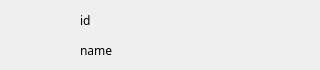
<?xml version="1.0" encoding="UTF-8"?>
<ui version="4.0">
 <class>GroupItem</class>
 <widget class="QWidget" name="GroupItem">
  <property name="geometry">
   <rect>
    <x>0</x>
    <y>0</y>
    <width>320</width>
    <height>70</height>
   </rect>
  </property>
  <property name="minimumSize">
   <size>
    <width>320</width>
    <height>70</height>
   </size>
  </property>
  <property name="maximumSize">
   <size>
    <width>320</width>
    <height>70</height>
   </size>
  </property>
  <property name="windowTitle">
   <string>Form</string>
  </property>
  <widget class="QPushButton" name="pb_icon">
   <property name="geometry">
    <rect>
     <x>0</x>
     <y>0</y>
     <width>71</width>
     <height>71</height>
    </rect>
   </property>
   <property name="text">
    <string/>
   </property>
   <property name="icon">
    <iconset resource="Res.qrc">
     <normaloff>:/res/head.jpg</normaloff>:/res/head.jpg</iconset>
   </property>
   <property name="iconSize">
    <size>
     <width>81</width>
     <height>71</height>
    </size>
   </property>
   <property name="default">
    <bool>false</bool>
   </property>
   <property name="flat">
    <bool>true</bool>
   </property>
  </widget>
  <widget class="QLabel" name="lb_gId">
   <property name="geometry">
    <rect>
     <x>80</x>
     <y>10</y>
     <width>231</width>
     <height>21</height>
    </rect>
   </property>
   <property name="font">
    <font>
     <family>华文行楷</family>
    </font>
   </property>
   <property name="text">
    <string>id</string>
   </property>
  </widget>
  <widget class="QLabel" name="lb_gName">
   <property name="geometry">
    <rect>
     <x>80</x>
     <y>40</y>
     <width>231</width>
     <height>21</height>
    </rect>
   </property>
   <property name="font">
    <font>
     <family>黑体</family>
    </font>
   </property>
   <property name="text">
    <string>name</string>
   </property>
  </widget>
 </widget>
 <resources>
  <include location="Res.qrc"/>
 </resources>
 <connections/>
</ui>
